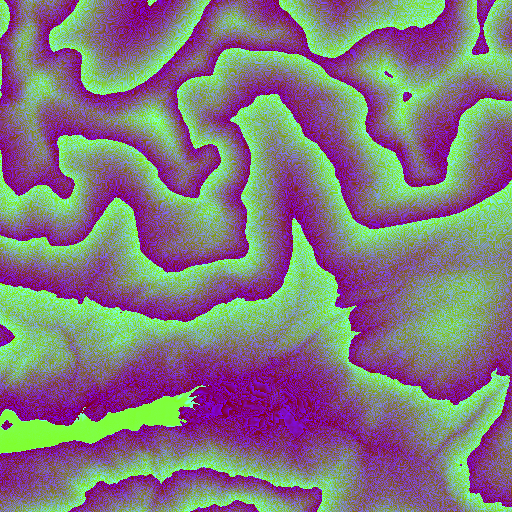
#> input picture testdata/buachaille_12_1991_1260.webp, 512 x 512 px; its folder holds only this picture in this run
$ python gen_buachaille_ref.py
#> lines starting #> are read from the running program, lines starting #| are printed output that depends on the picture
#!/usr/bin/env python3
"""
Generate gdaldem slope reference for the Buachaille Etive Mòr tile
(z=12, x=1992, y=1261) using Terrarium decoding.

Writes:
  buachaille_padded.bin   — (512+2)×(512+2) f32 LE, the stitched padded DEM
  buachaille_slopes.bin   — 512×512 f32 LE, gdaldem Horn slope in degrees

Run from testdata/:
  python3 gen_buachaille_ref.py
"""

import math, struct, subprocess, tempfile, os
import numpy as np
from PIL import Image
from osgeo import gdal, osr

gdal.UseExceptions()
#> (this line was passed over: osgeo is not available in this run)

Z, CX, CY = 12, 1992, 1261
TILE = 512
PAD  = TILE + 2

# ── Terrarium decode ──────────────────────────────────────────────────────────
def decode_terrarium(path):
#> called with path = 'buachaille_12_1991_1260.webp'
    img = Image.open(path).convert("RGB")
#> img is the input picture: PIL image 512x512 RGB; mean R, G, B 129.3, 118.7, 126.4
    arr = np.array(img, dtype=np.float32)
    r, g, b = arr[:,:,0], arr[:,:,1], arr[:,:,2]
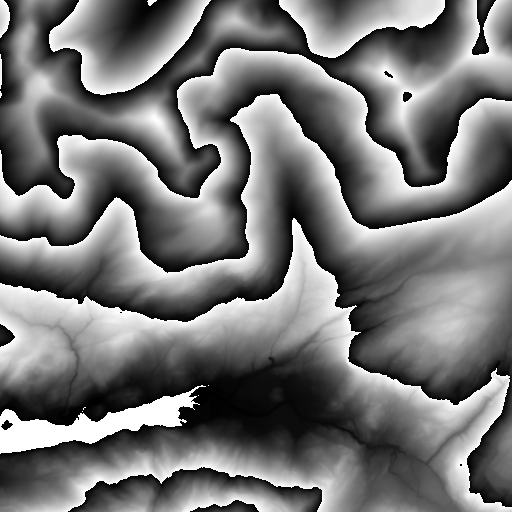
#> g: shape (512, 512) float32; min 0, max 255, mean 118.7
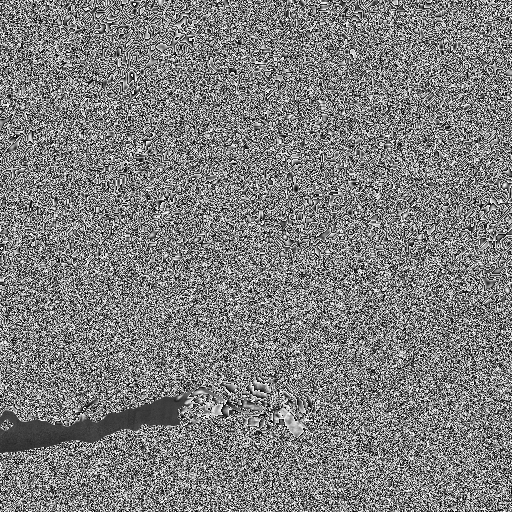
#> b: shape (512, 512) float32; min 0, max 255, mean 126.4
    return r * 256.0 + g - 32768.0 + b / 256.0
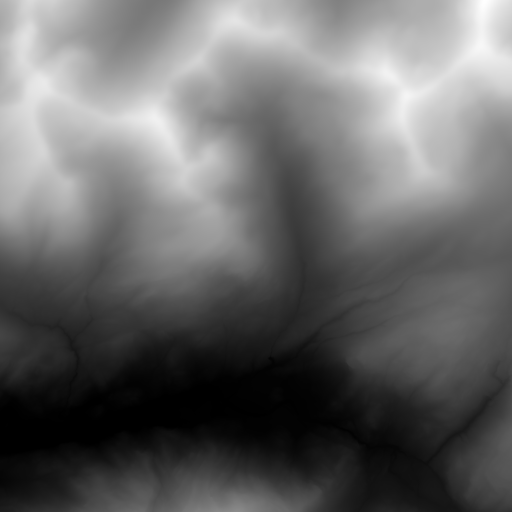
#> returned value: shape (512, 512) float32; min -0.863, max 1083.7, mean 442; drawn with min black and max white

# ── Load 3×3 grid ─────────────────────────────────────────────────────────────
grid = {}
for dy in range(-1, 2):
    for dx in range(-1, 2):
        x, y = CX + dx, CY + dy
        path = f"buachaille_12_{x}_{y}.webp"
        grid[(dy, dx)] = decode_terrarium(path)
        print(f"loaded 12/{x}/{y}: elev range [{grid[(dy,dx)].min():.1f}, {grid[(dy,dx)].max():.1f}]m")
#| loaded 12/1991/1260: elev range [-0.9, 1083.7]m
#> (the run stopped early here; a loop or call above may not have finished)
